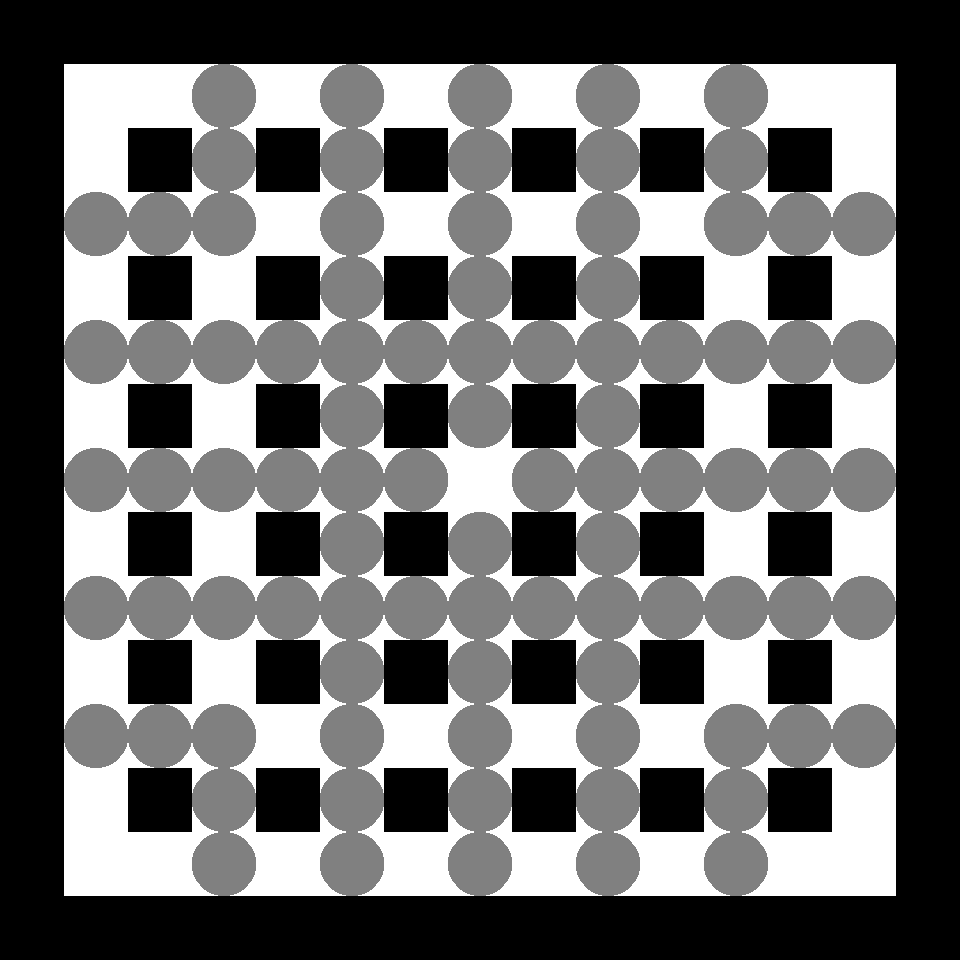

This is a level from a 2D game, rendered from its Tiled map with the project's own tilesets. A one-line summary and the map file follow, with tile-layer data summarised:
An orthogonal 15x15 tile map with 64x64 px tiles, 3 tile layers (Background, Adamantium, Aluminium).

<map version="1.0" orientation="orthogonal" renderorder="right-down" width="15" height="15" tilewidth="64" tileheight="64">
 <tileset firstgid="1" name="tileset" tilewidth="64" tileheight="64">
  <image source="tileset.png" width="256" height="256" />
 </tileset>
 <layer name="Background" width="15" height="15">
  <data>[225 cells, 225 non-empty, 1 distinct tile ids]</data>
 </layer>
 <layer name="Adamantium" width="15" height="15">
  <data>[225 cells, 92 non-empty, 1 distinct tile ids]</data>
 </layer>
 <layer name="Aluminium" width="15" height="15">
  <data>[225 cells, 88 non-empty, 1 distinct tile ids]</data>
 </layer>
</map>